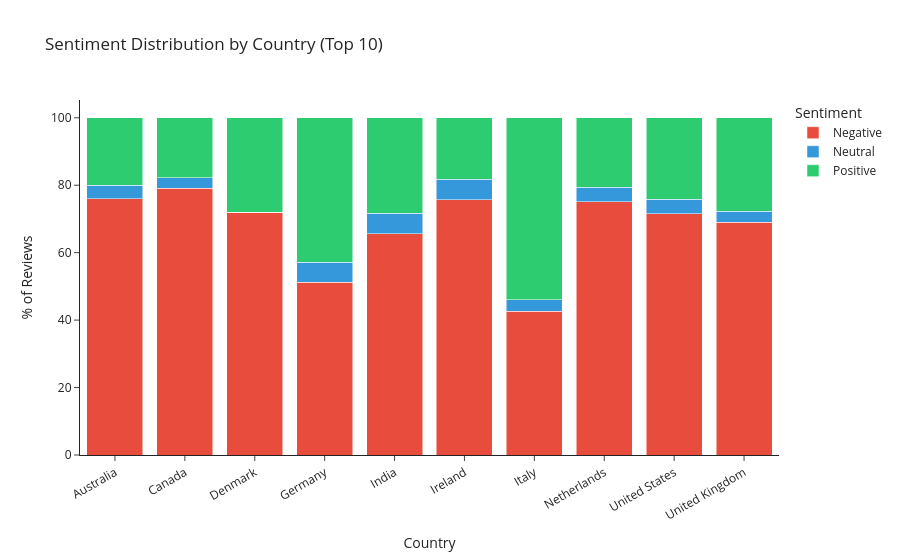

The cell this chart's notebook holds for it:
### Code cell
# Country sentiment stacked bar (interactive)
top10_codes   = df['country'].value_counts().head(10).index
df_top10      = df[df['country'].isin(top10_codes)].copy()
df_top10['country_name'] = df_top10['country'].map(lambda c: COUNTRY_NAMES.get(c, c))

country_pct = (df_top10.groupby(['country_name','sentiment'])
               .size().unstack(fill_value=0)
               .div(df_top10.groupby('country_name').size(), axis=0)
               .mul(100).reset_index()
               .melt(id_vars='country_name', var_name='Sentiment', value_name='Percentage'))

fig_country = px.bar(
    country_pct, x='country_name', y='Percentage', color='Sentiment',
    barmode='stack', color_discrete_map=PALETTE,
    title='Sentiment Distribution by Country (Top 10)',
    labels={'country_name': 'Country', 'Percentage': '% of Reviews'},
    template='simple_white'
)
fig_country.update_layout(xaxis={'categoryorder': 'total descending'},
                           xaxis_tickangle=-30)
fig_country.show()

### Figure 1 — Plotly figure (JSON) as saved in the notebook; plotly's stock layout.template omitted (floating-point values rounded to 4 significant figures)
{"data": [{"hovertemplate": "Sentiment=Negative<br>Country=%{x}<br>% of Reviews=%{y}<extra></extra>", "legendgroup": "Negative", "marker": {"color": "#e74c3c", "pattern": {"shape": ""}}, "name": "Negative", "orientation": "v", "showlegend": true, "textposition": "auto", "type": "bar", "x": ["Australia", "Canada", "Denmark", "Germany", "India", "Ireland", "Italy", "Netherlands", "United Kingdom", "United States"], "xaxis": "x", "y": [76.0, 79.09, 71.93, 51.2, 65.55, 75.74, 42.55, 75.12, 69.03, 71.59], "yaxis": "y"}, {"hovertemplate": "Sentiment=Neutral<br>Country=%{x}<br>% of Reviews=%{y}<extra></extra>", "legendgroup": "Neutral", "marker": {"color": "#3498db", "pattern": {"shape": ""}}, "name": "Neutral", "orientation": "v", "showlegend": true, "textposition": "auto", "type": "bar", "x": ["Australia", "Canada", "Denmark", "Germany", "India", "Ireland", "Italy", "Netherlands", "United Kingdom", "United States"], "xaxis": "x", "y": [4.0, 3.07, 0.0, 6.024, 6.151, 5.957, 3.546, 4.306, 3.248, 4.255], "yaxis": "y"}, {"hovertemplate": "Sentiment=Positive<br>Country=%{x}<br>% of Reviews=%{y}<extra></extra>", "legendgroup": "Positive", "marker": {"color": "#2ecc71", "pattern": {"shape": ""}}, "name": "Positive", "orientation": "v", "showlegend": true, "textposition": "auto", "type": "bar", "x": ["Australia", "Canada", "Denmark", "Germany", "India", "Ireland", "Italy", "Netherlands", "United Kingdom", "United States"], "xaxis": "x", "y": [20.0, 17.84, 28.07, 42.77, 28.3, 18.3, 53.9, 20.57, 27.72, 24.16], "yaxis": "y"}], "layout": {"barmode": "stack", "legend": {"title": {"text": "Sentiment"}, "tracegroupgap": 0}, "title": {"text": "Sentiment Distribution by Country (Top 10)"}, "xaxis": {"anchor": "y", "categoryorder": "total descending", "domain": [0, 1], "tickangle": -30, "title": {"text": "Country"}}, "yaxis": {"anchor": "x", "domain": [0, 1], "title": {"text": "% of Reviews"}}}}
